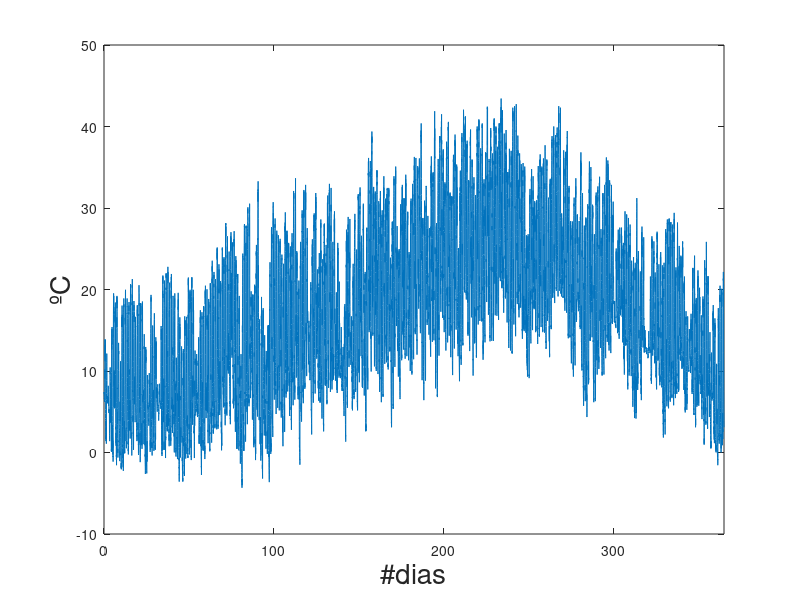
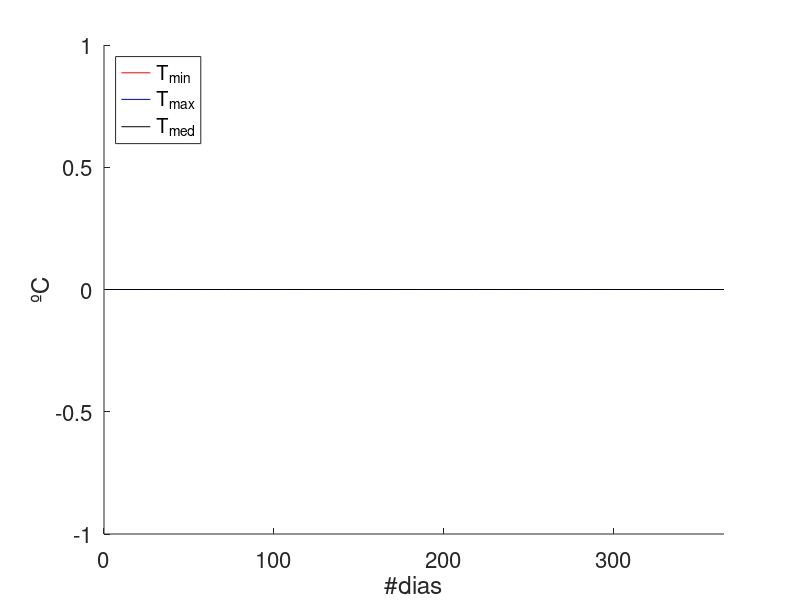

Source code (MATLAB) for these figures, in order:
% Introduccion a Octave - 2020 - FCAI-UNCuyo - MoCCAI
% 
% Trabajo Practico 3 - Ejercicio 5
%
% Analisis Oasis Sur de Mendoza - Temperaturas Estacion INTA Rama Caida

% Leemos los datos del archivo .csv
[fecha,hora,temp]=textread('Temperaturas_INTARamaCaida_2016-2017.csv',"%s %s %f");

% 1) Graficar las temperaturas en funcion del tiempo

N=length(temp);  %numero de elementos registrados en temp
ndias=(1:N)/48;  %numeros de dias

figure(1);clf
plot(ndias, temp)
xlim([0,365])
xlabel('#dias','fontsize',20)
ylabel('ºC','fontsize',20)
  
% 2) Graficar la temperatura maxima diaria en funcion del tiempo
% 3) Graficar la temperatura minima diaria en funcion del tiempo
% 4) Graficar la temperatura media diaria en funcion del tiempo

%temperaturas diarias (48 mediciones)
tmin=zeros(1,N/48);
tmax=zeros(1,N/48);
tmed=zeros(1,N/48);

%% AQUI es donde deben trabajar!
for id=1:N/48
  elemI = (id-1)*48+1:id*48;  %de las mediciones de cada dia del anio
  tempI = zeros(size(elemI)); %completar con las mediciones de temp/dia
  tmin(id)=0;  %completar
  tmax(id)=0;  %completar
  tmed(id)=0;  %completar
end

%graficamos
figure(2);clf
hold on
plot(tmin,'r-')
plot(tmax,'b-')
plot(tmed,'k-')
hold off
xlabel('#dias','fontsize',20)
ylabel('ºC','fontsize',20)
h=legend('T_{min}', 'T_{max}', 'T_{med}', "location","northwest");
xlim([0,365])
set(h,'fontsize',20)
set(gca,'fontsize',16)
set(gcf, "numbertitle", "off", "name", "Estacion Rama Caida")

% 5) Verifica que los valores reportados en el informe del INTA son correctos.
[tabs1,iabs1]=min(temp);
[tabs2,iabs2]=max(temp);

fprintf(1,'### La temperatura mínima es %4.2f ºC\n', tabs1);
fprintf(1,'### La temperatura máxima es %4.2f ºC\n', tabs2);
fprintf(1,'### La temperatura media  es %4.2f ºC\n', mean(temp));
 
% 6) Determinar el dia en que se han obtenido los valores de temperatura media, 
%    maxima y minima absoluta reportados en el informe del inta.

diamax = fecha{iabs1};
diamin = fecha{iabs2};
fprintf(1,'### La temperatura minima se registro el %s\n', diamin);
fprintf(1,'### La temperatura maxima se registro el %s\n', diamax);
